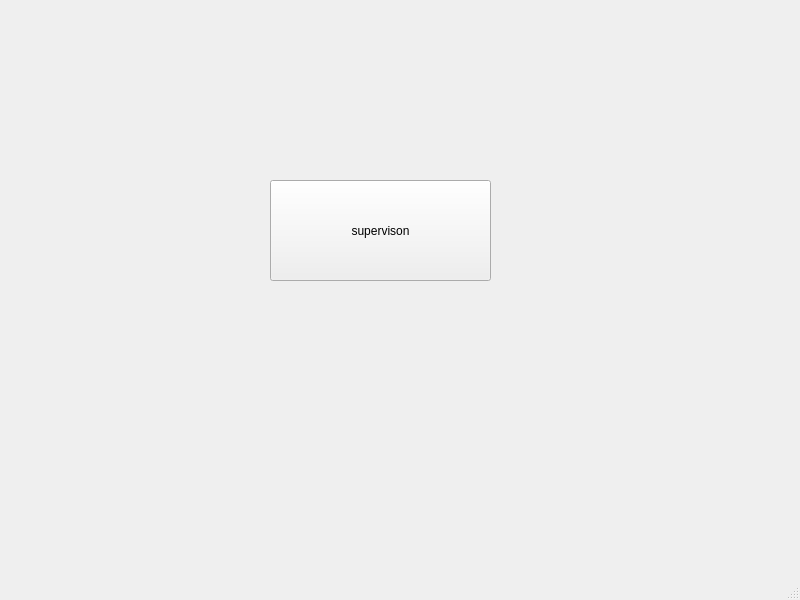
<?xml version="1.0" encoding="UTF-8"?>
<ui version="4.0">
 <class>MainWindow</class>
 <widget class="QMainWindow" name="MainWindow">
  <property name="geometry">
   <rect>
    <x>0</x>
    <y>0</y>
    <width>800</width>
    <height>600</height>
   </rect>
  </property>
  <property name="windowTitle">
   <string>MainWindow</string>
  </property>
  <widget class="QWidget" name="centralwidget">
   <widget class="QPushButton" name="supervionButton">
    <property name="geometry">
     <rect>
      <x>270</x>
      <y>180</y>
      <width>221</width>
      <height>101</height>
     </rect>
    </property>
    <property name="text">
     <string>supervison</string>
    </property>
   </widget>
  </widget>
  <widget class="QMenuBar" name="menubar">
   <property name="geometry">
    <rect>
     <x>0</x>
     <y>0</y>
     <width>800</width>
     <height>25</height>
    </rect>
   </property>
  </widget>
  <widget class="QStatusBar" name="statusbar"/>
 </widget>
 <resources/>
 <connections/>
</ui>
